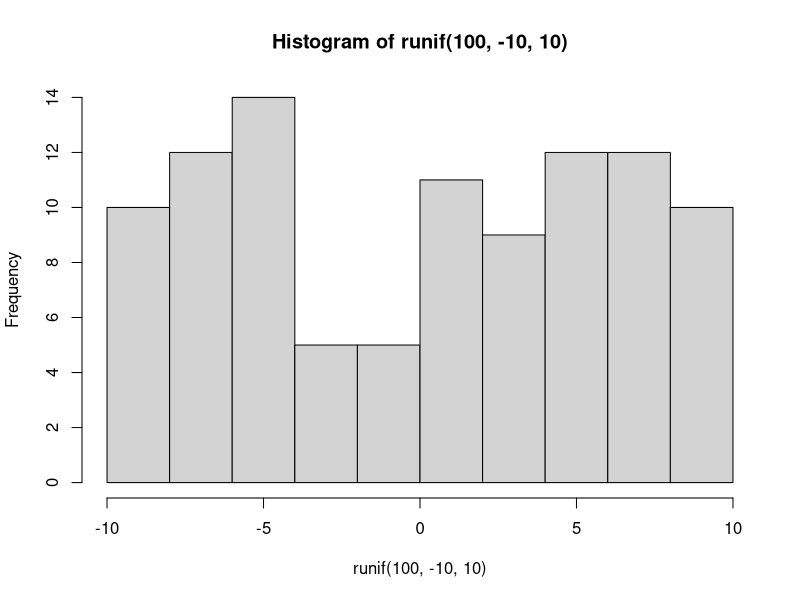
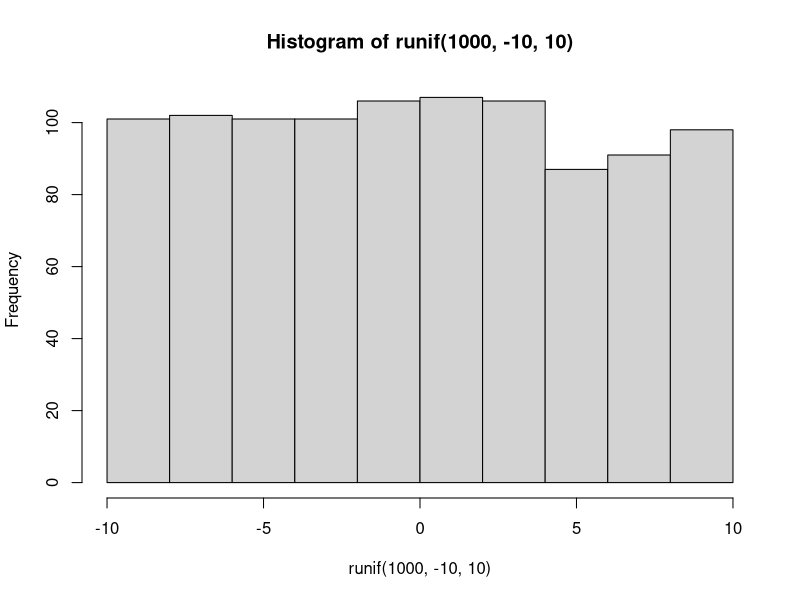
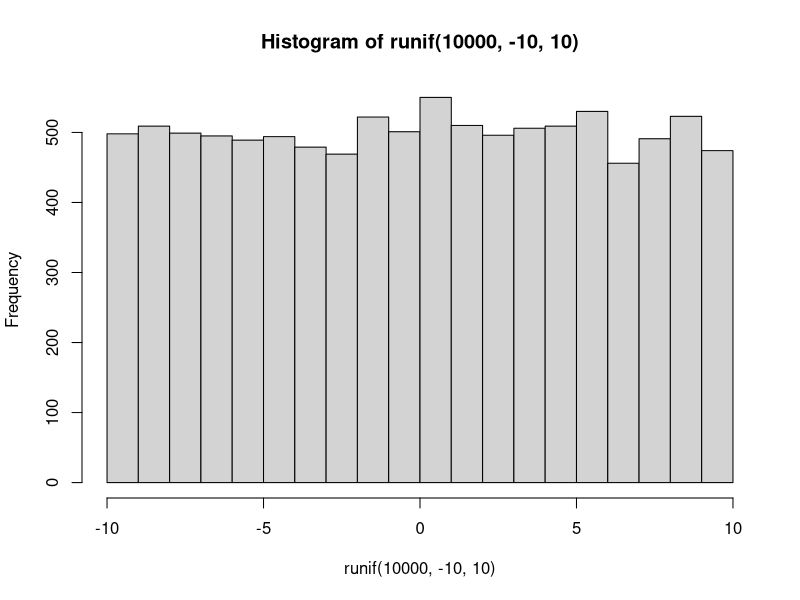
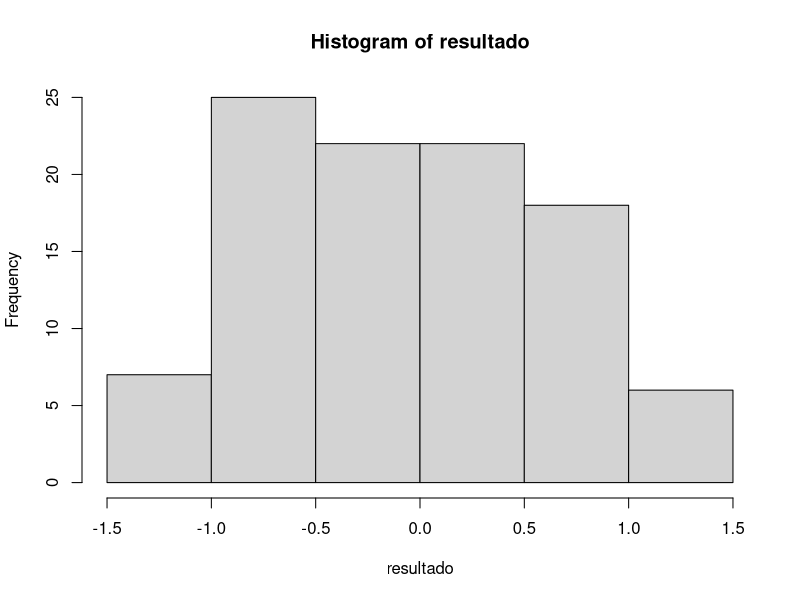
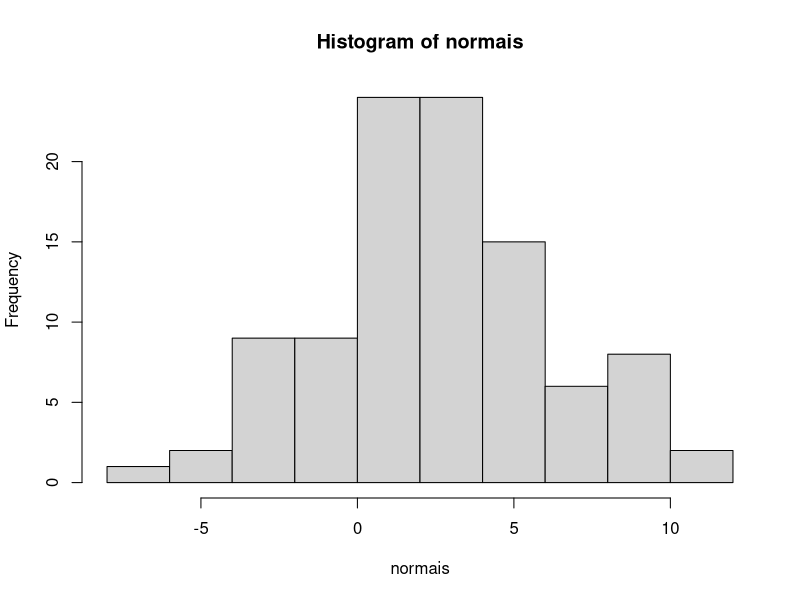
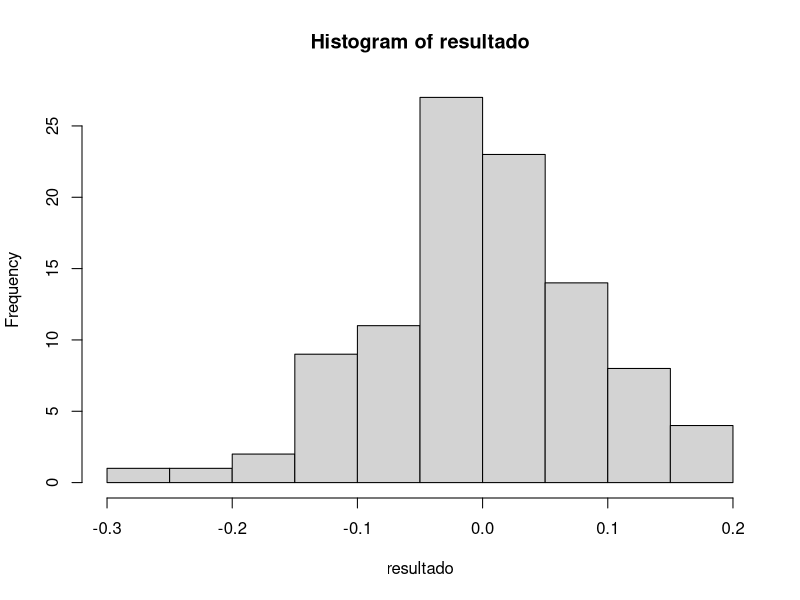
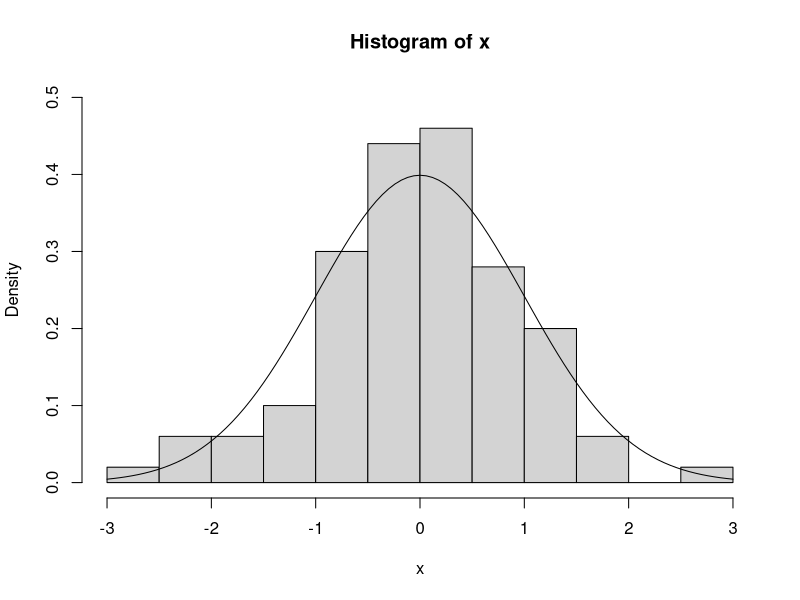

Recreate these plots in R, in order.
## Demonstrando o Teorema do Limite Central

runif(100,-10,10)
mean(runif(10,-10,10))
hist(runif(100,-10,10))

mean(runif(1000,-10,10))
hist(runif(1000,-10,10))

mean(runif(10000,-10,10))
hist(runif(10000,-10,10))

sort.unif <- function(quantos, repete, min, max) {
  resultado <- vector(length = repete) # cria vetor vazio
  for(i in 1:repete) {
    sorteio <- runif(quantos, min, max)
    resultado[i] <- mean(sorteio)
  }
  hist(resultado)
}

sort.unif(100, 100, -10, 10)



normais <- rnorm(100, 2, 4)
mean(normais)
sd(normais)
hist(normais)

n <- 100
x <- rnorm(n)
mean(x)
sd(x)

# Calculando o Intervalo de Confiança a média

qt(0.975, n-1)
mean(x)
sd(x)
se <- sd(x)/sqrt(n)
CI <- qt(0.975, n-1) * se
mean(x) - CI
mean(x) + CI

sort.norm <- function(quantos, repete, media, variancia) {
  resultado <- vector(length = repete)
  for(i in 1:repete) {
    sorteio <- rnorm(quantos, media, variancia)
    resultado[i] <- mean(sorteio)
  }
  hist(resultado)
}
sort.norm(100, 100, 0, 1)

hist(x,freq=F,ylim=c(0,0.5))
curve(dnorm(x), add=T)
dnorm(x)
